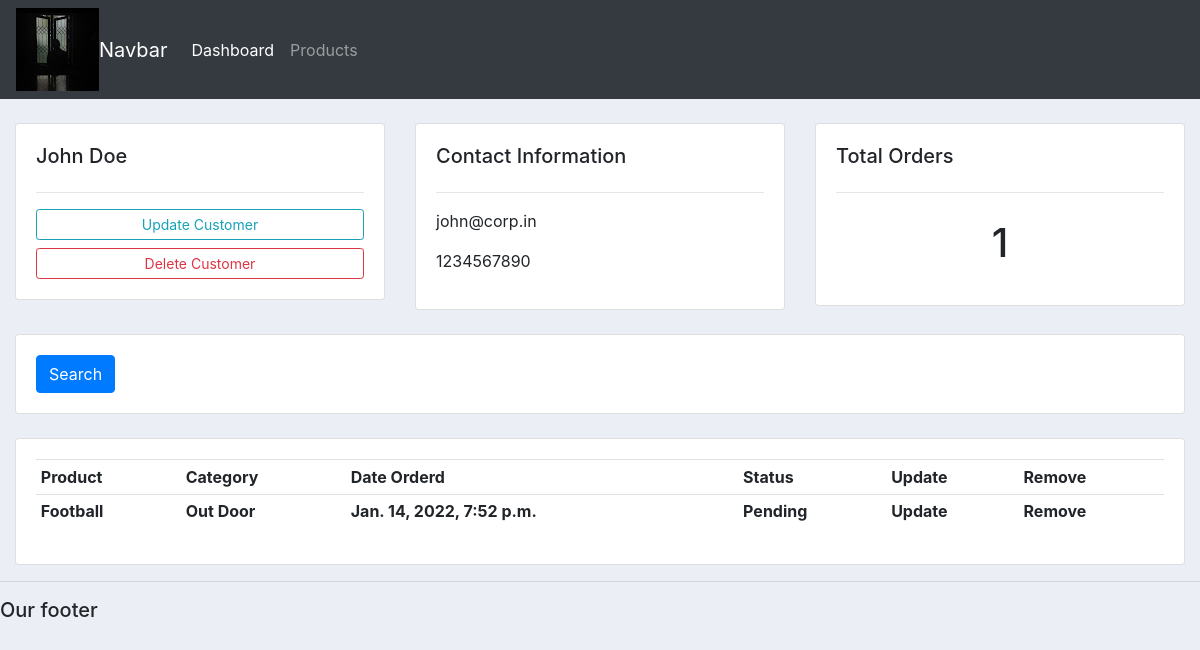
The app's page /customer_profile/1 with its own data.
### mainapp/models.py (models this page shows, shortened)
class Customer(models.Model):
    name = models.CharField(max_length=200, null=True)
    phone = models.CharField(max_length=200,null=True)
    email=models.CharField(max_length=200,null=True)
    date_created = models.DateTimeField(auto_now_add=True,null=True)

class Order(models.Model):
    STATUS=(
        ('Pending','Pending'),
        ('Out for delivery','Out for delivery'),
        ('Delivered','Delivered'),
    )
    customer = models.ForeignKey(Customer,on_delete=models.SET_NULL,null=True)
    product = models.ForeignKey(Product,on_delete=models.SET_NULL,null=True)
    data_created = models.DateTimeField(auto_now_add=True,null=True)
    status = models.CharField(max_length=200,null=True,choices=STATUS)

class Product(models.Model):
    CATEGORY=(
        ('Indoor', 'Indoor'),
        ('Out Door','Out door')
    )
    name = models.CharField(max_length=200,null=True)
    price = models.FloatField(null=True)
    category = models.CharField(max_length=200,null=True,choices=CATEGORY)
    description = models.CharField(max_length=200,null=True)
    data_created = models.DateTimeField(auto_now_add=True,null=True)
    tags = models.ManyToManyField(Tag)
    def __str__(self):
        return self.name

### mainapp/views.py (the view)
# urls.py: path('customer_profile/<str:pk_test>', views.customer, name='customer'),
def customer(request,pk_test):
    customer = Customer.objects.get(id=pk_test)
    order_count = customer.order_set.all().count()
    orders = customer.order_set.all()
    context = {"customer":customer,"order_count":order_count,"orders":orders}
    return render(request,'mainapp/customer.html',context)

### mainapp/templates/mainapp/customer.html
{%  extends 'mainapp/main.html' %}
{% block content %}
	<br>
<div class="row">
	<div class="col-md">
		<div class="card card-body">
			<h5>{{customer.name}}</h5>
			<hr>
			<a class="btn btn-outline-info  btn-sm btn-block" href="">Update Customer</a>
			<a class="btn btn-outline-danger  btn-sm btn-block" href="">Delete Customer</a>
		</div>
	</div>
	<div class="col-md">
		<div class="card card-body">
			<h5>Contact Information</h5>
			<hr>
			<p>{{customer.email}}</p>
			<p>{{customer.phone}}</p>
		</div>
	</div>
	<div class="col-md">
		<div class="card card-body">
			<h5>Total Orders</h5>
			<hr>
			<h1 style="text-align: center;padding: 10px">{{order_count}}</h1>
		</div>
	</div>
</div>
<br>
<div class="row">
	<div class="col">
		<div class="card card-body">
			<form method="get">
		    <button class="btn btn-primary" type="submit">Search</button>
		  </form>
		</div>
	</div>
</div>
<br>
<div class="row">
	<div class="col-md">
		<div class="card card-body">
			<table class="table table-sm">
				<tr>
					<th>Product</th>
					<th>Category</th>
					<th>Date Orderd</th>
					<th>Status</th>
					<th>Update</th>
					<th>Remove</th>
				</tr>
				{% for order in orders %}
				<tr>
					<th>{{order.product}}</th>
					<th>{{order.product.category}}</th>
					<th>{{order.data_created}}</th>
					<th>{{order.status}}</th>
					<th>Update</th>
					<th>Remove</th>
				</tr>
				{% endfor %}
			</table>
		</div>
	</div>
</div>
{% endblock %}

### static/css/main.css (style rules this page uses)
body { background-color: #ebeff5; }

### records on screen
Customer: name "John Doe", email "john@corp.in", phone "1234567890"
Order: product "Football", product.category "Out Door", data_created "Jan. 14, 2022, 7:52 p.m.", status "Pending"

### other values on screen
{{ order_count }} "1"
